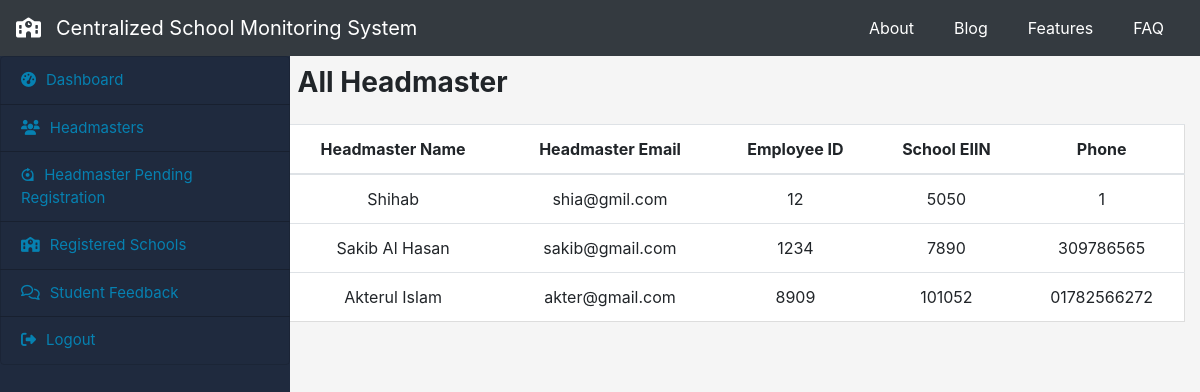
The page /allheadmaster on the database its author committed.
### initapp/models.py (models this page shows, shortened)
class headmaster_account(models.Model):
    h_fullname = models.CharField(max_length=100, blank=False, null=False)
    h_email = models.CharField(max_length=100, blank=False, null=False)
    h_empid = models.CharField(max_length=100, primary_key=True)
    h_pass = models.CharField(max_length=50, blank=False, null=False)
    h_phone = models.CharField(max_length=50, blank=False, null=False)
    sch_eiin = models.CharField(
        max_length=25, blank=False, null=False, default=None)

### officer/views.py (the view)
# urls.py: path('allheadmaster', views.allheadmasters, name="allheadmasters"),
def allheadmasters(request):
    obj = headmaster_account.objects.all()
    return render(request, 'allheadmaster.html', {'headmasters': obj})

### officer/templates/allheadmaster.html (shortened to what this page needs)
{% extends 'o_base.html' %}
{% block content %}
<div>
    <h3 class="font-weight-bold mb-4">All Headmaster</h3>
</div>
<div class="row head_verify">
    <table class="table">
        <thead>
            <tr>
                <th scope="col">Headmaster Name</th>
                <th scope="col">Headmaster Email</th>
                <th scope="col">Employee ID</th>
                <th scope="col">School EIIN</th>
                <th scope="col">Phone</th>
            </tr>
        </thead>
        <tbody>
            {% for head in headmasters %}
            <tr>
                <td>{{ head.h_fullname }}</td>
                <td>{{ head.h_email}}</td>
                <td>{{ head.h_empid }}</td>
                <td>{{ head.sch_eiin}}</td>
                <td> {{ head.h_phone}}</td>
            </tr>
            {% endfor %}
        </tbody>
    </table>
</div>
{% endblock %}

### static/styles/app.css (style rules this page uses)
body { background-color: whitesmoke; @import url("https://fonts.googleapis.com/css?family=Raleway&display=swap"); @import url("https://fonts.googleapis.com/css?family=Roboto&display=swap"); }
.allteacher .table, .teacher_verify .table, .head_verify .table, .assign_tech_table .table, .tabledesign { text-align: center; border: 1px solid #ddd; background: white; }

### rows shown on the page
headmaster_account: h_fullname "Shihab", h_email "shia@gmil.com", h_empid "12", sch_eiin "5050", h_phone "1"
headmaster_account: h_fullname "Sakib Al Hasan", h_email "sakib@gmail.com", h_empid "1234", sch_eiin "7890", h_phone "309786565"
headmaster_account: h_fullname "Akterul Islam", h_email "akter@gmail.com", h_empid "8909", sch_eiin "101052", h_phone "01782566272"
